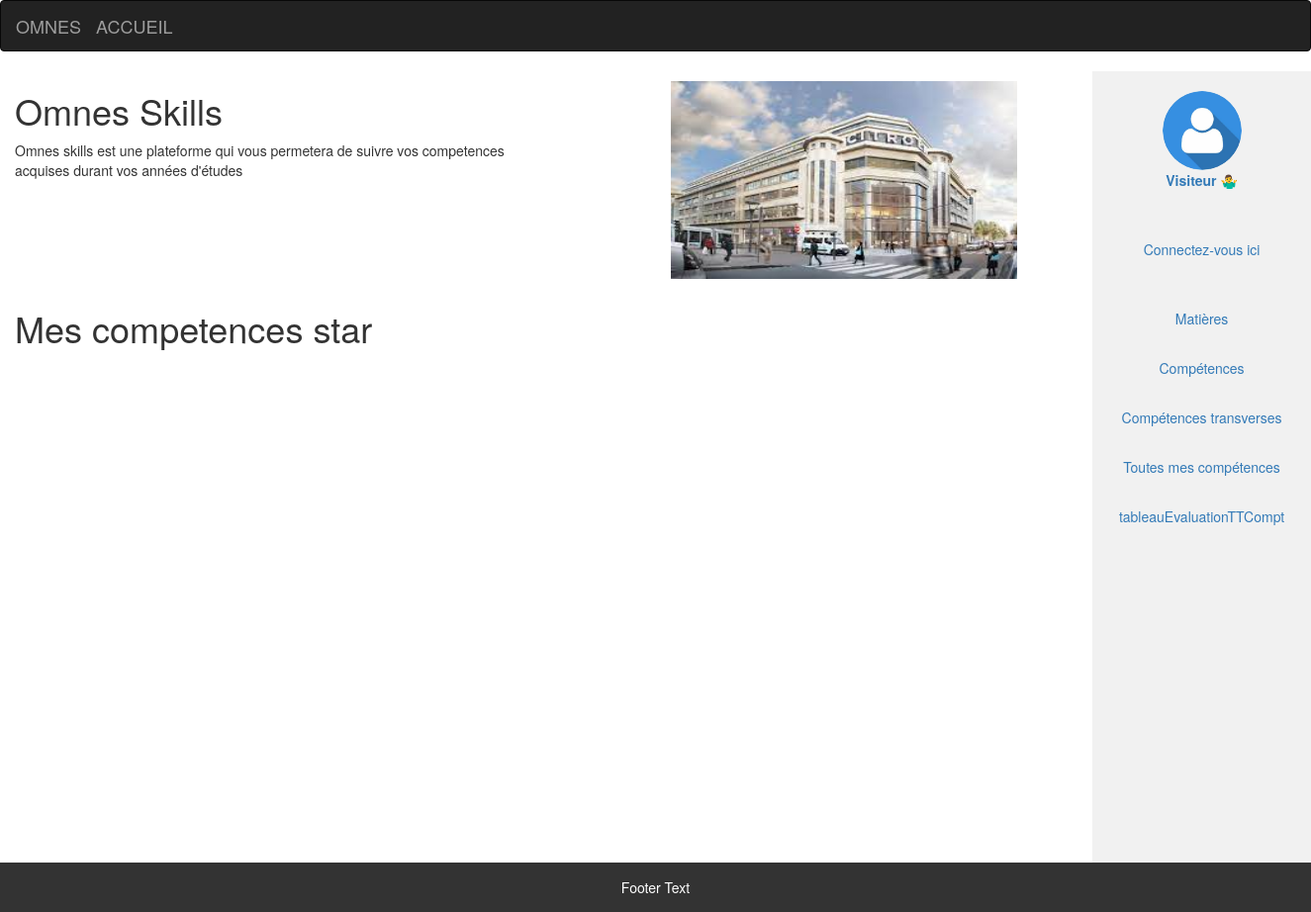
/accueil.php, run on an earlier commit of the app's database.
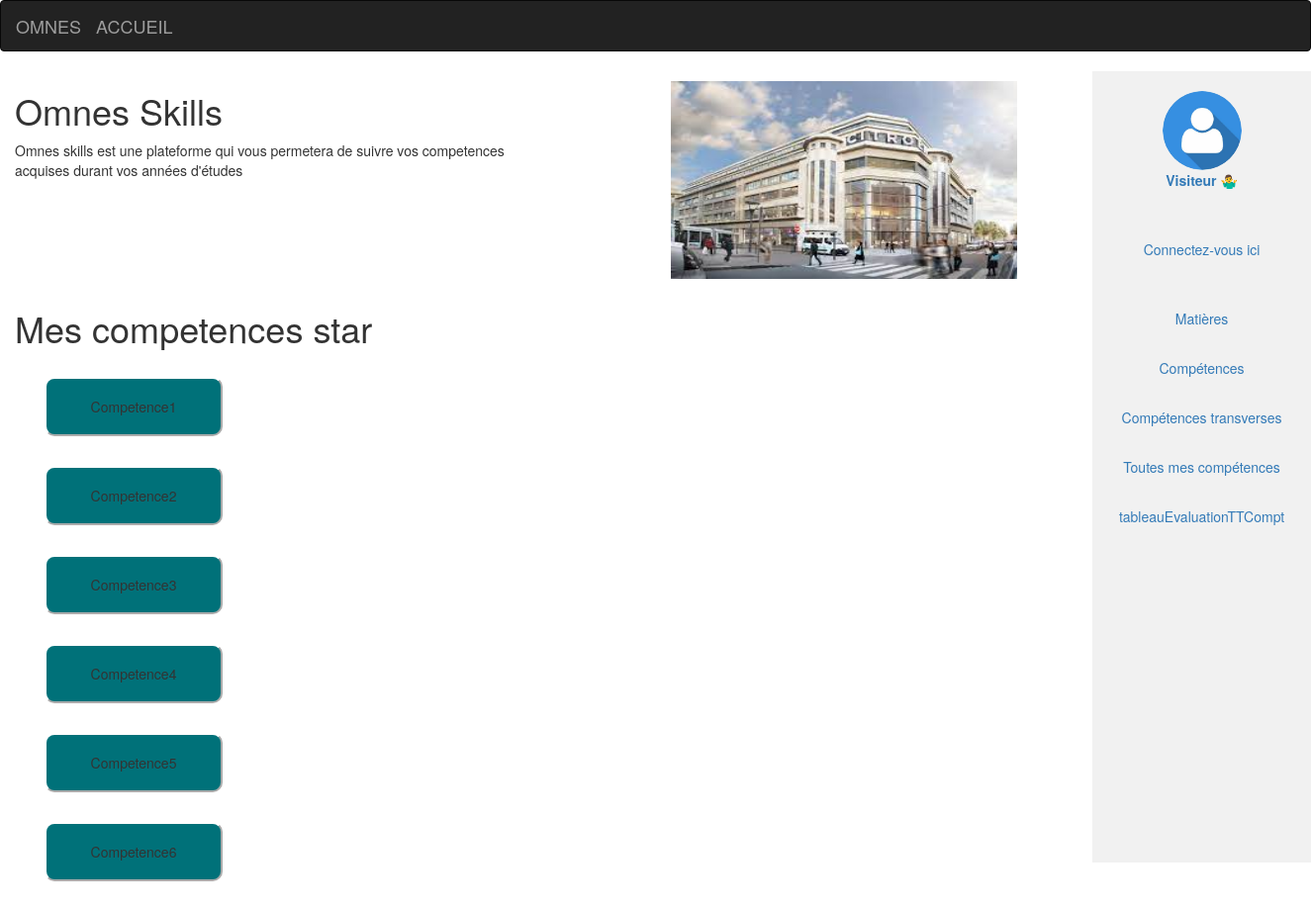
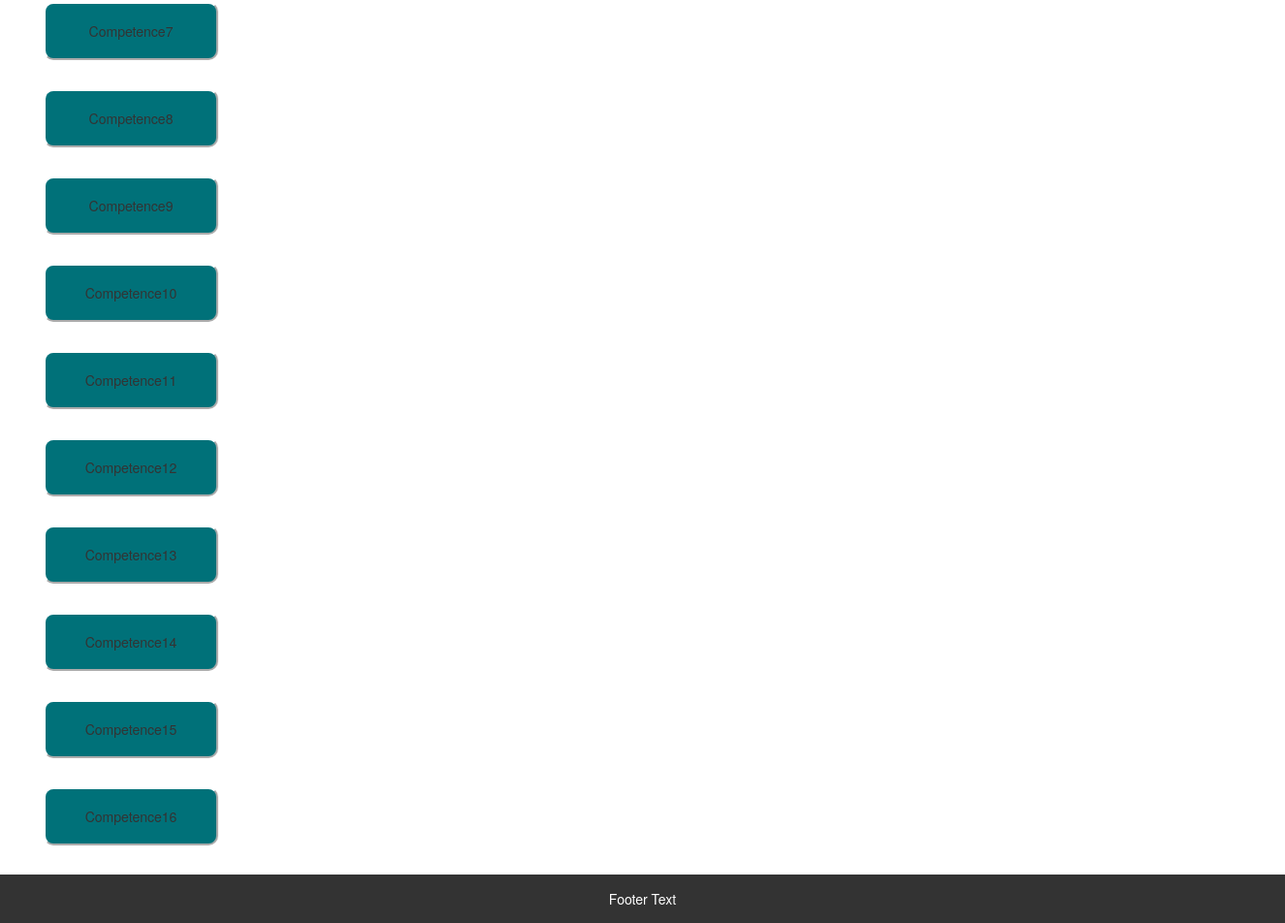
And on a later commit of the database (2 pictures, top to bottom).
### tables this page shows
CREATE TABLE Competences
(
    id          INT AUTO_INCREMENT PRIMARY KEY,
    nom         VARCHAR(255) NOT NULL,
    description TEXT,
    type        ENUM('specifique', 'transverse') NOT NULL
);

### tableauAccueil.php (the view, shortened to what this page needs)
<?php
$connexion = mysqli_connect("localhost", "root", "root", "omnes myskills");
$data = mysqli_query($connexion, "SELECT nom FROM competences");
echo "<table>";
while ($ligne = mysqli_fetch_assoc($data)) {
    echo "<tr>";
    echo "<td><button class='rectangle'>" . $ligne['nom'] . "</button></td>";
    echo "</tr>";
}
echo "</table>";
?>

### accueil.php (shortened to what this page needs)
<!DOCTYPE html>
<html lang="fr">
<head>
    <link href="style1.css" rel="stylesheet" type="text/css"/>
    <link rel="stylesheet" href="https://maxcdn.bootstrapcdn.com/bootstrap/3.4.1/css/bootstrap.min.css">
</head>
<body>
<nav class="navbar navbar-inverse">
    <div class="container-fluid">
        <div class="navbar-header">
            <a class="navbar-brand" href="accueil.php">OMNES</a>
            <a class="navbar-brand center" href="accueil.php">ACCUEIL</a>
        </div>
    </div>
</nav>
<div class="container-fluid text-center flex-float">
    <div class="row content">
        <div class="col-sm-6 text-left">
            <h1>Omnes Skills</h1>
            <p>Omnes skills est une plateforme qui vous permetera de suivre vos competences<br>
                acquises durant vos années d'études</p>
            <br><br><br><br>
            <div>
                <br>
                <h1>Mes competences star</h1>
                <br>
                <?php include "tableauAccueil.php"; ?>
            </div>
        </div>
        <div class="col-sm-4">
            <div id="carrousel">
                <ul>
                    <li><img src="img/ECE_Lyon1.jpg" width="350" height="200"/></li>
                </ul>
            </div>
        </div>
        <div class="col-sm-2 sidenav">
            <a href="pageCompte.php"><img src='img/OIP.jpg' width="80" height="80" style="border-radius: 40px;" ;</a>
            <?php
            if (isset($_SESSION['type'])) {
                if ($_SESSION['type'] == 'administrateur') {
                    ?>
                    <p class="etat">Administrateur &#128104;&#8205;&#128187;</p>
                    <?php
                } else if ($_SESSION['type'] == 'etudiant') {
                    ?>
                    <p class="etat">Etudiant &#128104;&#8205;&#127891;</p>
                    <?php
                } else if ($_SESSION['type'] == 'professeur') {
                    ?>
                    <p class="etat">Professeur &#128104;&#8205;&#127979;</p>
                    <?php
                }
            } else {
                ?>
                <p class="etat">Visiteur &#129335;&#8205;&#9794;</p>
                <?php
            }
            ?>
            <br><br>
            <?php
            if (isset($_SESSION['type'])) {
                echo '<p><a href="logout.php">Déconnectez-vous ici</a></p><br><br>';
            } else {
                echo '<p><a href="index.php">Connectez-vous ici</a></p><br><br>';
            }
            ?>
            <p><a href="matieres.php">Matières</a></p><br>
            <p><a href="competences.php">Compétences</a></p><br>
            <p><a href="competences_transverses.php">Compétences transverses</a></p><br>
            <p><a href="toutes_mes_competences.php">Toutes mes compétences</a></p><br>
            <p><a href="pageCompetences.php">tableauEvaluationTTCompt</a></p><br>
        </div>
    </div>
</div>
<footer class="footer">
    <p>Footer Text</p>
</footer>
</body>
</html>

### style1.css (style rules this page uses)
html, body { height: 100%; }
.navbar { margin-bottom: 0; border-radius: 0; }
.row.content { height: 100% }
.sidenav { padding-top: 20px; background-color: #f1f1f1; height: 100vh; }
footer { width: 100%; height: 50px; background-color: #333; color: #fff; text-align: center; padding-top: 15px; }
.center { display: block; margin: 0 auto; }
.rectangle { height: 60px; width: 180px; background: #007179; justify-self: center; cursor: pointer; border-radius: 10px; border-color: white; margin-left: 30px; margin-right: 30px; margin-bottom: 30px; }
#carrousel { position: relative; height: 200px; width: 700px; margin: auto; }
#carrousel ul li { position: absolute; top: 0; left: 0; list-style: none; }

### accueil.php (style rules this page uses)
.etat { font-weight: bold; }

What changed in the data, as far as the page shows it:
added competences: nom "Competence1"
added competences: nom "Competence2"
added competences: nom "Competence3"
added competences: nom "Competence4"
added competences: nom "Competence5"
added competences: nom "Competence6"
added competences: nom "Competence7"
added competences: nom "Competence8"
added competences: nom "Competence9"
added competences: nom "Competence10"
added competences: nom "Competence11"
added competences: nom "Competence12"
added competences: nom "Competence13"
added competences: nom "Competence14"
added competences: nom "Competence15"
added competences: nom "Competence16"
